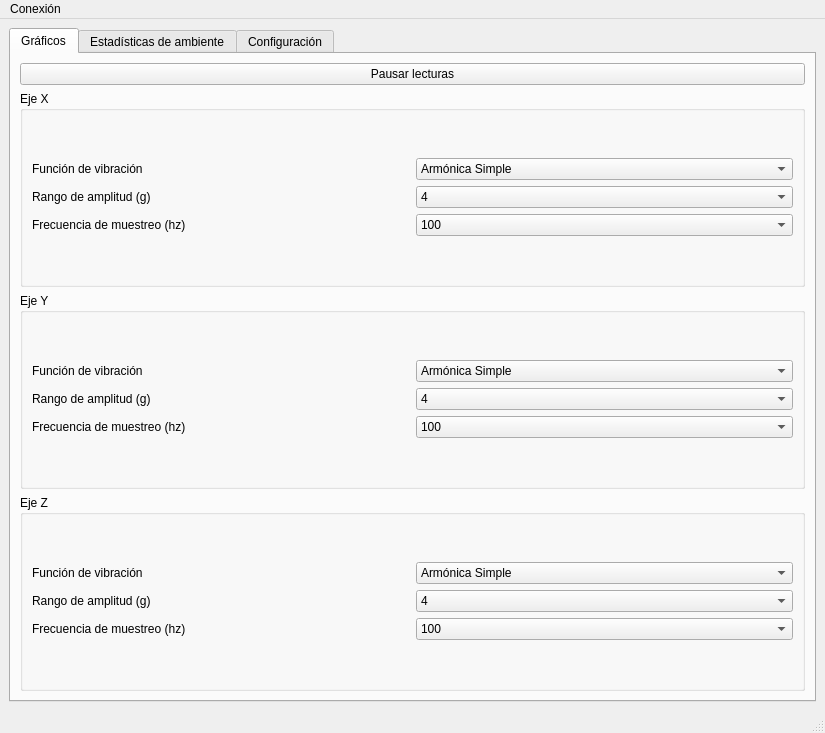
<?xml version="1.0" encoding="UTF-8"?>
<ui version="4.0">
 <class>MainWindow</class>
 <widget class="QMainWindow" name="MainWindow">
  <property name="geometry">
   <rect>
    <x>0</x>
    <y>0</y>
    <width>825</width>
    <height>733</height>
   </rect>
  </property>
  <property name="windowTitle">
   <string>MainWindow</string>
  </property>
  <widget class="QWidget" name="centralwidget">
   <layout class="QGridLayout" name="gridLayout">
    <item row="0" column="0">
     <widget class="QTabWidget" name="pestanas">
      <property name="currentIndex">
       <number>0</number>
      </property>
      <widget class="QWidget" name="graficos">
       <attribute name="title">
        <string>Gráficos</string>
       </attribute>
       <layout class="QGridLayout" name="gridLayout_3">
        <item row="1" column="0">
         <widget class="QGroupBox" name="eje_x">
          <property name="title">
           <string>Eje X</string>
          </property>
          <layout class="QGridLayout" name="gridLayout_12">
           <item row="0" column="1">
            <layout class="QGridLayout" name="configuracion_x">
             <item row="2" column="0">
              <widget class="QLabel" name="frecuencia_x_label">
               <property name="text">
                <string>Frecuencia de muestreo (hz)</string>
               </property>
              </widget>
             </item>
             <item row="1" column="1">
              <widget class="QComboBox" name="amplitud_x">
               <item>
                <property name="text">
                 <string>4</string>
                </property>
               </item>
               <item>
                <property name="text">
                 <string>8</string>
                </property>
               </item>
               <item>
                <property name="text">
                 <string>16</string>
                </property>
               </item>
              </widget>
             </item>
             <item row="1" column="0">
              <widget class="QLabel" name="amplitud_x_label">
               <property name="text">
                <string>Rango de amplitud (g)</string>
               </property>
              </widget>
             </item>
             <item row="0" column="1">
              <widget class="QComboBox" name="funcion_x">
               <item>
                <property name="text">
                 <string>Armónica Simple</string>
                </property>
               </item>
               <item>
                <property name="text">
                 <string>Modulada en Amplitud</string>
                </property>
               </item>
               <item>
                <property name="text">
                 <string>Multicomponente</string>
                </property>
               </item>
              </widget>
             </item>
             <item row="2" column="1">
              <widget class="QComboBox" name="frecuencia_x">
               <property name="editable">
                <bool>false</bool>
               </property>
               <property name="currentIndex">
                <number>1</number>
               </property>
               <item>
                <property name="text">
                 <string>50</string>
                </property>
               </item>
               <item>
                <property name="text">
                 <string>100</string>
                </property>
               </item>
               <item>
                <property name="text">
                 <string>200</string>
                </property>
               </item>
               <item>
                <property name="text">
                 <string>500</string>
                </property>
               </item>
               <item>
                <property name="text">
                 <string>1000</string>
                </property>
               </item>
              </widget>
             </item>
             <item row="0" column="0">
              <widget class="QLabel" name="funcion_x_label">
               <property name="text">
                <string>Función de vibración</string>
               </property>
              </widget>
             </item>
            </layout>
           </item>
           <item row="0" column="0">
            <layout class="QVBoxLayout" name="plot_layout_x"/>
           </item>
          </layout>
         </widget>
        </item>
        <item row="0" column="0">
         <widget class="QPushButton" name="pausa_graficos">
          <property name="text">
           <string>Pausar lecturas</string>
          </property>
         </widget>
        </item>
        <item row="2" column="0">
         <widget class="QGroupBox" name="eje_y">
          <property name="title">
           <string>Eje Y</string>
          </property>
          <layout class="QGridLayout" name="gridLayout_9">
           <item row="0" column="1">
            <layout class="QGridLayout" name="configuracion_y">
             <item row="1" column="1">
              <widget class="QComboBox" name="amplitud_y">
               <item>
                <property name="text">
                 <string>4</string>
                </property>
               </item>
               <item>
                <property name="text">
                 <string>8</string>
                </property>
               </item>
               <item>
                <property name="text">
                 <string>16</string>
                </property>
               </item>
              </widget>
             </item>
             <item row="2" column="1">
              <widget class="QComboBox" name="frecuencia_y">
               <property name="currentIndex">
                <number>1</number>
               </property>
               <item>
                <property name="text">
                 <string>50</string>
                </property>
               </item>
               <item>
                <property name="text">
                 <string>100</string>
                </property>
               </item>
               <item>
                <property name="text">
                 <string>200</string>
                </property>
               </item>
               <item>
                <property name="text">
                 <string>500</string>
                </property>
               </item>
               <item>
                <property name="text">
                 <string>1000</string>
                </property>
               </item>
              </widget>
             </item>
             <item row="0" column="0">
              <widget class="QLabel" name="funcion_y_label">
               <property name="text">
                <string>Función de vibración</string>
               </property>
              </widget>
             </item>
             <item row="1" column="0">
              <widget class="QLabel" name="amplitud_y_label">
               <property name="text">
                <string>Rango de amplitud (g)</string>
               </property>
              </widget>
             </item>
             <item row="2" column="0">
              <widget class="QLabel" name="frecuencia_y_label">
               <property name="text">
                <string>Frecuencia de muestreo (hz)</string>
               </property>
              </widget>
             </item>
             <item row="0" column="1">
              <widget class="QComboBox" name="funcion_y">
               <item>
                <property name="text">
                 <string>Armónica Simple</string>
                </property>
               </item>
               <item>
                <property name="text">
                 <string>Modulada en Amplitud</string>
                </property>
               </item>
               <item>
                <property name="text">
                 <string>Multicomponente</string>
                </property>
               </item>
              </widget>
             </item>
            </layout>
           </item>
           <item row="0" column="0">
            <layout class="QVBoxLayout" name="plot_layout_y"/>
           </item>
          </layout>
         </widget>
        </item>
        <item row="3" column="0">
         <widget class="QGroupBox" name="eje_z">
          <property name="title">
           <string>Eje Z</string>
          </property>
          <layout class="QGridLayout" name="gridLayout_6">
           <item row="0" column="0">
            <layout class="QVBoxLayout" name="plot_layout_z"/>
           </item>
           <item row="0" column="1">
            <layout class="QGridLayout" name="configuracion_z">
             <item row="0" column="1">
              <widget class="QComboBox" name="funcion_z">
               <item>
                <property name="text">
                 <string>Armónica Simple</string>
                </property>
               </item>
               <item>
                <property name="text">
                 <string>Modulada en Amplitud</string>
                </property>
               </item>
               <item>
                <property name="text">
                 <string>Multicomponente</string>
                </property>
               </item>
              </widget>
             </item>
             <item row="1" column="1">
              <widget class="QComboBox" name="amplitud_z">
               <item>
                <property name="text">
                 <string>4</string>
                </property>
               </item>
               <item>
                <property name="text">
                 <string>8</string>
                </property>
               </item>
               <item>
                <property name="text">
                 <string>16</string>
                </property>
               </item>
              </widget>
             </item>
             <item row="2" column="1">
              <widget class="QComboBox" name="frecuencia_z">
               <property name="currentIndex">
                <number>1</number>
               </property>
               <item>
                <property name="text">
                 <string>50</string>
                </property>
               </item>
               <item>
                <property name="text">
                 <string>100</string>
                </property>
               </item>
               <item>
                <property name="text">
                 <string>200</string>
                </property>
               </item>
               <item>
                <property name="text">
                 <string>500</string>
                </property>
               </item>
               <item>
                <property name="text">
                 <string>1000</string>
                </property>
               </item>
              </widget>
             </item>
             <item row="2" column="0">
              <widget class="QLabel" name="frecuencia_z_label">
               <property name="text">
                <string>Frecuencia de muestreo (hz)</string>
               </property>
              </widget>
             </item>
             <item row="1" column="0">
              <widget class="QLabel" name="amplitud_z_label">
               <property name="text">
                <string>Rango de amplitud (g)</string>
               </property>
              </widget>
             </item>
             <item row="0" column="0">
              <widget class="QLabel" name="funcion_z_label">
               <property name="text">
                <string>Función de vibración</string>
               </property>
              </widget>
             </item>
            </layout>
           </item>
          </layout>
         </widget>
        </item>
       </layout>
      </widget>
      <widget class="QWidget" name="ambiente">
       <attribute name="title">
        <string>Estadísticas de ambiente</string>
       </attribute>
       <layout class="QGridLayout" name="gridLayout_16">
        <item row="1" column="2">
         <widget class="QLCDNumber" name="hum_value"/>
        </item>
        <item row="0" column="2">
         <widget class="QLCDNumber" name="temp_value"/>
        </item>
        <item row="0" column="1">
         <widget class="QLabel" name="temp_value_label">
          <property name="lineWidth">
           <number>1</number>
          </property>
          <property name="text">
           <string>Temperatura (°C)</string>
          </property>
          <property name="textFormat">
           <enum>Qt::TextFormat::AutoText</enum>
          </property>
          <property name="scaledContents">
           <bool>true</bool>
          </property>
          <property name="alignment">
           <set>Qt::AlignmentFlag::AlignCenter</set>
          </property>
          <property name="wordWrap">
           <bool>false</bool>
          </property>
         </widget>
        </item>
        <item row="1" column="1">
         <widget class="QLabel" name="hum_value_label">
          <property name="lineWidth">
           <number>1</number>
          </property>
          <property name="text">
           <string>Humedad Relativa</string>
          </property>
          <property name="alignment">
           <set>Qt::AlignmentFlag::AlignCenter</set>
          </property>
          <property name="wordWrap">
           <bool>false</bool>
          </property>
         </widget>
        </item>
       </layout>
      </widget>
      <widget class="QWidget" name="configuracion">
       <attribute name="title">
        <string>Configuración</string>
       </attribute>
       <layout class="QGridLayout" name="gridLayout_18">
        <item row="1" column="0">
         <widget class="QLabel" name="puerto_combo_label">
          <property name="text">
           <string>Puerto ESP-32</string>
          </property>
         </widget>
        </item>
        <item row="0" column="1">
         <widget class="QComboBox" name="baudios_combo">
          <item>
           <property name="text">
            <string>115200</string>
           </property>
          </item>
          <item>
           <property name="text">
            <string>230400</string>
           </property>
          </item>
          <item>
           <property name="text">
            <string>460800</string>
           </property>
          </item>
          <item>
           <property name="text">
            <string>921600</string>
           </property>
          </item>
         </widget>
        </item>
        <item row="0" column="0">
         <widget class="QLabel" name="baudios_combo_label">
          <property name="text">
           <string>Baud Rate</string>
          </property>
         </widget>
        </item>
        <item row="2" column="0">
         <widget class="QLabel" name="periodo_combo_label">
          <property name="text">
           <string>Intervalo de Envio (s)</string>
          </property>
         </widget>
        </item>
        <item row="2" column="1">
         <widget class="QComboBox" name="periodo_combo">
          <item>
           <property name="text">
            <string>30</string>
           </property>
          </item>
          <item>
           <property name="text">
            <string>60</string>
           </property>
          </item>
         </widget>
        </item>
        <item row="1" column="1">
         <widget class="QComboBox" name="puerto_combo"/>
        </item>
       </layout>
      </widget>
     </widget>
    </item>
   </layout>
  </widget>
  <widget class="QMenuBar" name="menubar">
   <property name="geometry">
    <rect>
     <x>0</x>
     <y>0</y>
     <width>825</width>
     <height>24</height>
    </rect>
   </property>
   <widget class="QMenu" name="menu_conexion">
    <property name="title">
     <string>Conexión</string>
    </property>
    <addaction name="action_conectar"/>
    <addaction name="action_desconectar"/>
    <addaction name="separator"/>
    <addaction name="action_inicializar"/>
   </widget>
   <addaction name="menu_conexion"/>
  </widget>
  <widget class="QStatusBar" name="statusbar"/>
  <action name="action_conectar">
   <property name="text">
    <string>Conectar</string>
   </property>
  </action>
  <action name="action_desconectar">
   <property name="text">
    <string>Desconectar</string>
   </property>
  </action>
  <action name="action_inicializar">
   <property name="text">
    <string>Inicializar</string>
   </property>
  </action>
 </widget>
 <resources/>
 <connections/>
</ui>
